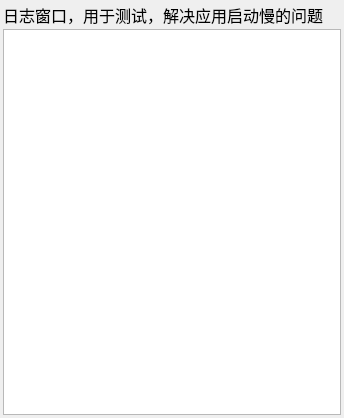
<?xml version="1.0" encoding="UTF-8"?>
<ui version="4.0">
 <class>sttdebuglogwidget</class>
 <widget class="QWidget" name="sttdebuglogwidget">
  <property name="geometry">
   <rect>
    <x>0</x>
    <y>0</y>
    <width>344</width>
    <height>418</height>
   </rect>
  </property>
  <property name="windowTitle">
   <string>日志窗口</string>
  </property>
  <property name="styleSheet">
   <string notr="true">QWidget{
	font-size:16px;
}</string>
  </property>
  <layout class="QVBoxLayout" name="verticalLayout">
   <property name="spacing">
    <number>2</number>
   </property>
   <property name="leftMargin">
    <number>3</number>
   </property>
   <property name="topMargin">
    <number>3</number>
   </property>
   <property name="rightMargin">
    <number>3</number>
   </property>
   <property name="bottomMargin">
    <number>3</number>
   </property>
   <item>
    <widget class="QLabel" name="label">
     <property name="text">
      <string>日志窗口，用于测试，解决应用启动慢的问题</string>
     </property>
    </widget>
   </item>
   <item>
    <widget class="QTextEdit" name="logEdit">
     <property name="readOnly">
      <bool>true</bool>
     </property>
    </widget>
   </item>
  </layout>
 </widget>
 <resources/>
 <connections/>
</ui>
